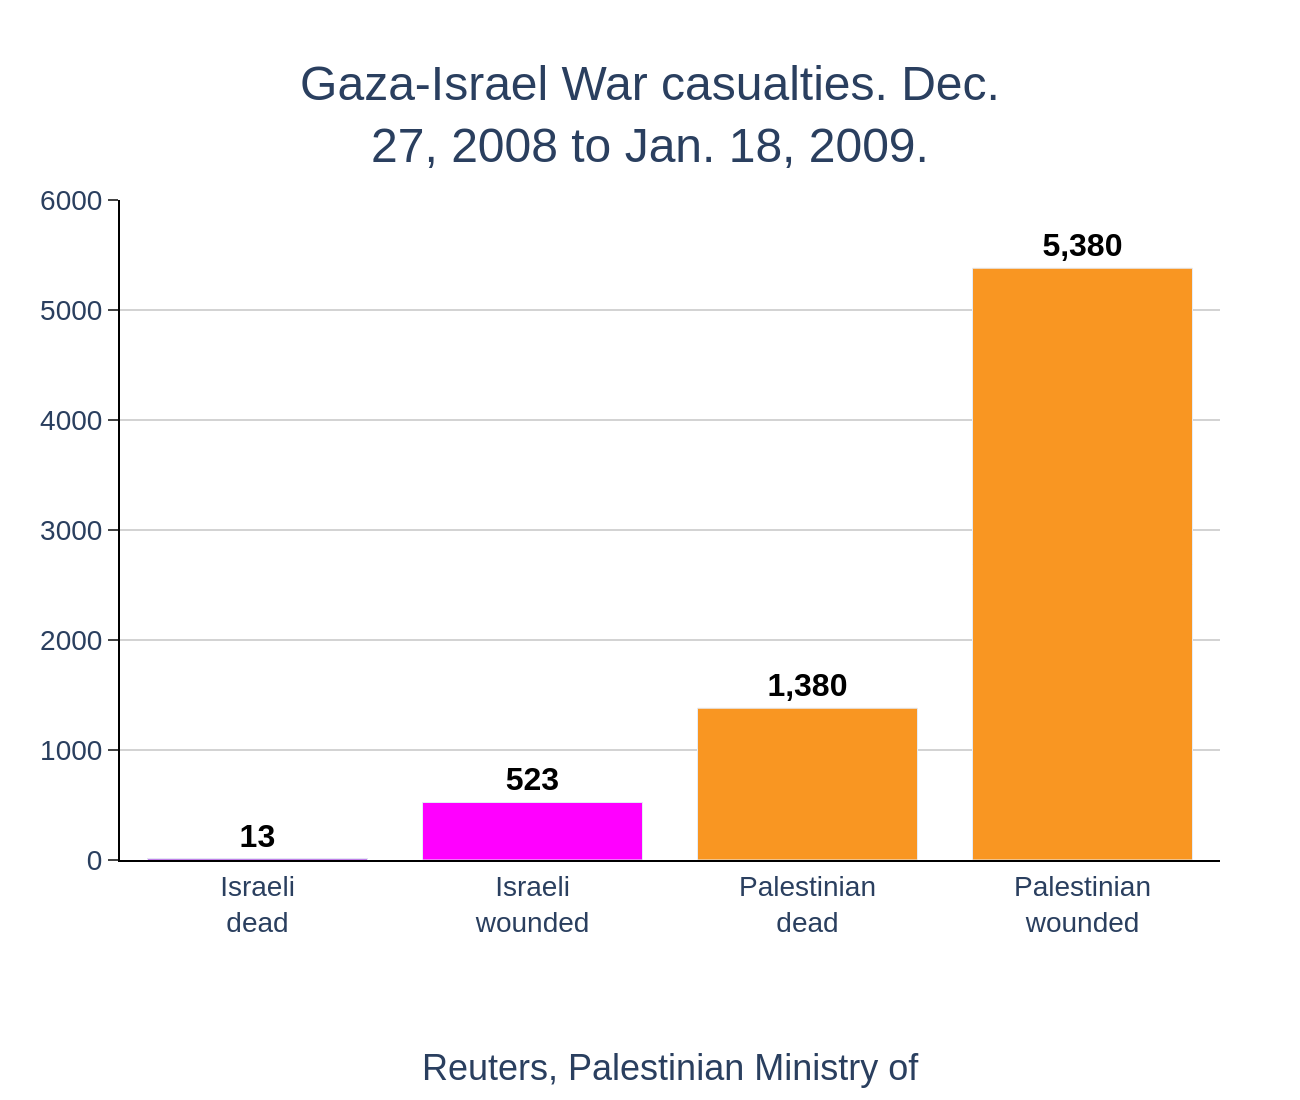

Python code for this plot:
import sys
import json
import plotly.graph_objects as go
import os

# Check for command-line argument
if len(sys.argv) != 2:
    print("Usage: python script.py <path_to_json_file>")
    sys.exit(1)

json_path = sys.argv[1]

# Read data from the JSON file
try:
    with open(json_path, 'r', encoding='utf-8') as f:
        chart_info = json.load(f)
except FileNotFoundError:
    print(f"Error: JSON file not found at {json_path}")
    sys.exit(1)
except json.JSONDecodeError:
    print(f"Error: Could not decode JSON from {json_path}")
    sys.exit(1)

# Extract data for plotting
chart_data = chart_info.get("chart_data", [])
texts = chart_info.get("texts", {})
colors = chart_info.get("colors", [])

x_values = [d['x'] for d in chart_data]
y_values = [d['y'] for d in chart_data]
text_values = [f"<b>{d['y']:,}</b>" for d in chart_data]

# Create the figure
fig = go.Figure()

# Add the bar trace
fig.add_trace(go.Bar(
    x=x_values,
    y=y_values,
    text=text_values,
    textposition='outside',
    marker_color=colors,
    cliponaxis=False,
    textfont=dict(
        family='Arial',
        size=16,
        color='black'
    )
))

# Update layout
fig.update_layout(
    title_text=texts.get('title'),
    title_x=0.5,
    title_font=dict(
        family='Arial',
        size=24
    ),
    xaxis=dict(
        categoryorder='array',
        categoryarray=x_values,
        showline=True,
        linecolor='black',
        ticks='',
        tickfont=dict(
            family='Arial',
            size=14
        )
    ),
    yaxis=dict(
        range=[0, 6000],
        dtick=1000,
        showgrid=True,
        gridcolor='lightgray',
        showline=True,
        linecolor='black',
        ticks='outside',
        tickfont=dict(
            family='Arial',
            size=14
        )
    ),
    font=dict(
        family="Arial"
    ),
    plot_bgcolor='white',
    paper_bgcolor='white',
    showlegend=False,
    margin=dict(l=60, r=40, t=100, b=120),
    annotations=[
        dict(
            text=texts.get('source'),
            showarrow=False,
            xref='paper',
            yref='paper',
            x=0.5,
            y=-0.28,
            xanchor='center',
            yanchor='top',
            font=dict(
                family='Arial',
                size=18
            )
        )
    ]
)

# Determine output filename from input JSON path
filename_base = os.path.splitext(os.path.basename(json_path))[0]
output_filename = f"{filename_base}.png"

# Write image to file
fig.write_image(output_filename, scale=2, width=650, height=550)

print(f"Chart saved to {output_filename}")
